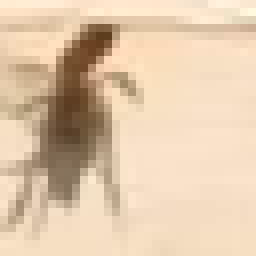
#> input picture Exam3/yes_bee/192_168_4_6-2017-05-12_18-02-12_196_234_53.png, 32 x 32 px (shown 8 times larger); its folder holds only this picture in this run
$ python dtr_rf.py
#> lines starting #> are read from the running program, lines starting #| are printed output that depends on the picture
#!/usr/bin/python
from __future__ import division
import __future__
import sys
sys.path.append('/usr/local/lib/python2.7/site-packages')
import os
import argparse
import cv2
import sys
import re
import random
import numpy as np
from sklearn import tree, metrics
from sklearn.cross_validation import train_test_split
from sklearn.cross_validation import cross_val_predict
import matplotlib.pyplot as plt
from sklearn.metrics import confusion_matrix, classification_report
from sklearn.ensemble import RandomForestClassifier

#################################################
# module: dtr_rf.py
# Kelsye Anderson
# A02093326
##################################################
'''
For this problem, forests were better than decision trees. My trees were getting an accuracy
rate of between .45 and .5 accuracy, while my forests were getting between .85 and 1
'''

## ================== LOADING DATA =======================

## Change the value of BEE_DIR accordingly
BEE = []
BEE_DIR = '/Desktop/Homework/CS3430HW/Exam3'
TARGET = []
DATA = []

def generate_file_names(fnpat, rootdir):
  # your code
  for path, subdir, filelist in os.walk('.'):
    for name in filelist:
        if not name.startswith('.') and not re.match(fnpat, name) is None:
            yield os.path.join(path, name)
        for dir in subdir:
            generate_file_names(fnpat, dir)

def load_data(imgdir):
  ## your code
#> called with imgdir = '/Desktop/Homework/CS3430HW/Exam3'
  for imgp in generate_file_names(r'.+\.(jpg|png|JPG)', imgdir):
    oldImg = cv2.imread(imgp)
#> oldImg is the input picture: shape (32, 32, 3); mean B, G, R 172, 199.7, 224.8
    img = cv2.cvtColor(oldImg, cv2.COLOR_BGR2GRAY)
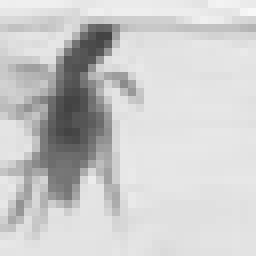
#> img: shape (32, 32) (shown 8 times larger); min 66, max 248, mean 203.9
    input = cv2.calcHist([img], [0], None, [8], [0, 256])
#> input = [0, 0, 54, 55, 39, 73, 206, 597]
    norm_hist = cv2.normalize(input, input).flatten()
#> norm_hist = [0, 0, 0.0842, 0.0857, 0.0608, 0.114, 0.321, 0.931]
    DATA.append(norm_hist)
    if(imgp[:9] == './yes_bee'):
      TARGET.append(1)
    else:
      TARGET.append(0)

  random.shuffle(TARGET)
  random.shuffle(DATA)
  # [4 lines of commented-out code are left out]
  pass

## ===================== DECISION TREES ==============================

# [121 lines left out: functions run_dtr_train_test_split, plot_dtr_train_test_split, run_dtr_cross_validation, plot_dtr_cross_validation, compute_cr_cm, create_rfs, not called in this run]

def classify_with_rfs_aux(rand_forests, data_item):
  ## your code
  pass

# [76 lines left out: functions classify_with_rfs, run_rf_mv_experiments, collect_rf_mv_stats, create_rf_list, plot_rf_mv_stats, not called in this run]


load_data(BEE_DIR)
# [4 lines of commented-out code are left out]
